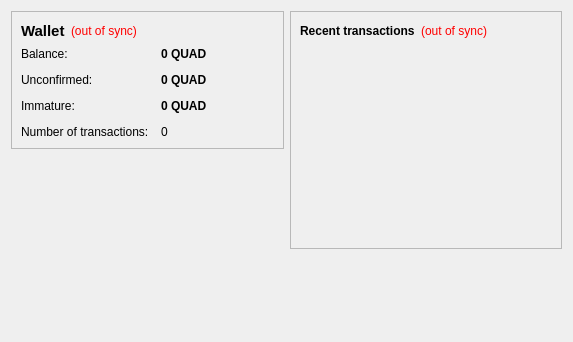
<?xml version="1.0" encoding="UTF-8"?>
<ui version="4.0">
 <class>OverviewPage</class>
 <widget class="QWidget" name="OverviewPage">
  <property name="geometry">
   <rect>
    <x>0</x>
    <y>0</y>
    <width>573</width>
    <height>342</height>
   </rect>
  </property>
  <property name="windowTitle">
   <string>Form</string>
  </property>
  <layout class="QHBoxLayout" name="horizontalLayout" stretch="1,1">
   <item>
    <layout class="QVBoxLayout" name="verticalLayout_2">
     <item>
      <widget class="QFrame" name="frame">
       <property name="frameShape">
        <enum>QFrame::StyledPanel</enum>
       </property>
       <property name="frameShadow">
        <enum>QFrame::Raised</enum>
       </property>
       <layout class="QVBoxLayout" name="verticalLayout_4">
        <item>
         <layout class="QHBoxLayout" name="horizontalLayout_4">
          <item>
           <widget class="QLabel" name="label_5">
            <property name="font">
             <font>
              <pointsize>11</pointsize>
              <weight>75</weight>
              <bold>true</bold>
             </font>
            </property>
            <property name="text">
             <string>Wallet</string>
            </property>
           </widget>
          </item>
          <item>
           <widget class="QLabel" name="labelWalletStatus">
            <property name="toolTip">
             <string>The displayed information may be out of date. Your wallet automatically synchronizes with the Quadcoin network after a connection is established, but this process has not completed yet.</string>
            </property>
            <property name="styleSheet">
             <string notr="true">QLabel { color: red; }</string>
            </property>
            <property name="text">
             <string notr="true">(out of sync)</string>
            </property>
            <property name="alignment">
             <set>Qt::AlignLeading|Qt::AlignLeft|Qt::AlignVCenter</set>
            </property>
           </widget>
          </item>
          <item>
           <spacer name="horizontalSpacer_2">
            <property name="orientation">
             <enum>Qt::Horizontal</enum>
            </property>
            <property name="sizeHint" stdset="0">
             <size>
              <width>40</width>
              <height>20</height>
             </size>
            </property>
           </spacer>
          </item>
         </layout>
        </item>
        <item>
         <layout class="QFormLayout" name="formLayout_2">
          <property name="fieldGrowthPolicy">
           <enum>QFormLayout::AllNonFixedFieldsGrow</enum>
          </property>
          <property name="horizontalSpacing">
           <number>12</number>
          </property>
          <property name="verticalSpacing">
           <number>12</number>
          </property>
          <item row="0" column="0">
           <widget class="QLabel" name="label">
            <property name="text">
             <string>Balance:</string>
            </property>
           </widget>
          </item>
          <item row="0" column="1">
           <widget class="QLabel" name="labelBalance">
            <property name="font">
             <font>
              <weight>75</weight>
              <bold>true</bold>
             </font>
            </property>
            <property name="cursor">
             <cursorShape>IBeamCursor</cursorShape>
            </property>
            <property name="toolTip">
             <string>Your current balance</string>
            </property>
            <property name="text">
             <string notr="true">0 QUAD</string>
            </property>
            <property name="textInteractionFlags">
             <set>Qt::LinksAccessibleByMouse|Qt::TextSelectableByKeyboard|Qt::TextSelectableByMouse</set>
            </property>
           </widget>
          </item>
          <item row="1" column="0">
           <widget class="QLabel" name="label_3">
            <property name="text">
             <string>Unconfirmed:</string>
            </property>
           </widget>
          </item>
          <item row="1" column="1">
           <widget class="QLabel" name="labelUnconfirmed">
            <property name="font">
             <font>
              <weight>75</weight>
              <bold>true</bold>
             </font>
            </property>
            <property name="cursor">
             <cursorShape>IBeamCursor</cursorShape>
            </property>
            <property name="toolTip">
             <string>Total of transactions that have yet to be confirmed, and do not yet count toward the current balance</string>
            </property>
            <property name="text">
             <string notr="true">0 QUAD</string>
            </property>
            <property name="textInteractionFlags">
             <set>Qt::LinksAccessibleByMouse|Qt::TextSelectableByKeyboard|Qt::TextSelectableByMouse</set>
            </property>
           </widget>
          </item>
          <item row="3" column="0">
           <widget class="QLabel" name="label_2">
            <property name="text">
             <string>Number of transactions:</string>
            </property>
           </widget>
          </item>
          <item row="3" column="1">
           <widget class="QLabel" name="labelNumTransactions">
            <property name="toolTip">
             <string>Total number of transactions in wallet</string>
            </property>
            <property name="text">
             <string notr="true">0</string>
            </property>
           </widget>
          </item>
          <item row="2" column="0">
           <widget class="QLabel" name="labelImmatureText">
            <property name="text">
             <string>Immature:</string>
            </property>
           </widget>
          </item>
          <item row="2" column="1">
           <widget class="QLabel" name="labelImmature">
            <property name="font">
             <font>
              <weight>75</weight>
              <bold>true</bold>
             </font>
            </property>
            <property name="toolTip">
             <string>Mined balance that has not yet matured</string>
            </property>
            <property name="text">
             <string notr="true">0 QUAD</string>
            </property>
            <property name="textInteractionFlags">
             <set>Qt::LinksAccessibleByMouse|Qt::TextSelectableByKeyboard|Qt::TextSelectableByMouse</set>
            </property>
           </widget>
          </item>
         </layout>
        </item>
       </layout>
      </widget>
     </item>
     <item>
      <spacer name="verticalSpacer">
       <property name="orientation">
        <enum>Qt::Vertical</enum>
       </property>
       <property name="sizeHint" stdset="0">
        <size>
         <width>20</width>
         <height>40</height>
        </size>
       </property>
      </spacer>
     </item>
    </layout>
   </item>
   <item>
    <layout class="QVBoxLayout" name="verticalLayout_3">
     <item>
      <widget class="QFrame" name="frame_2">
       <property name="frameShape">
        <enum>QFrame::StyledPanel</enum>
       </property>
       <property name="frameShadow">
        <enum>QFrame::Raised</enum>
       </property>
       <layout class="QVBoxLayout" name="verticalLayout">
        <item>
         <layout class="QHBoxLayout" name="horizontalLayout_2">
          <item>
           <widget class="QLabel" name="label_4">
            <property name="text">
             <string>&lt;b&gt;Recent transactions&lt;/b&gt;</string>
            </property>
           </widget>
          </item>
          <item>
           <widget class="QLabel" name="labelTransactionsStatus">
            <property name="toolTip">
             <string>The displayed information may be out of date. Your wallet automatically synchronizes with the Quadcoin network after a connection is established, but this process has not completed yet.</string>
            </property>
            <property name="styleSheet">
             <string notr="true">QLabel { color: red; }</string>
            </property>
            <property name="text">
             <string notr="true">(out of sync)</string>
            </property>
            <property name="alignment">
             <set>Qt::AlignRight|Qt::AlignTrailing|Qt::AlignVCenter</set>
            </property>
           </widget>
          </item>
          <item>
           <spacer name="horizontalSpacer">
            <property name="orientation">
             <enum>Qt::Horizontal</enum>
            </property>
            <property name="sizeHint" stdset="0">
             <size>
              <width>40</width>
              <height>20</height>
             </size>
            </property>
           </spacer>
          </item>
         </layout>
        </item>
        <item>
         <widget class="QListView" name="listTransactions">
          <property name="styleSheet">
           <string notr="true">QListView { background: transparent; }</string>
          </property>
          <property name="frameShape">
           <enum>QFrame::NoFrame</enum>
          </property>
          <property name="verticalScrollBarPolicy">
           <enum>Qt::ScrollBarAlwaysOff</enum>
          </property>
          <property name="horizontalScrollBarPolicy">
           <enum>Qt::ScrollBarAlwaysOff</enum>
          </property>
          <property name="selectionMode">
           <enum>QAbstractItemView::NoSelection</enum>
          </property>
         </widget>
        </item>
       </layout>
      </widget>
     </item>
     <item>
      <spacer name="verticalSpacer_2">
       <property name="orientation">
        <enum>Qt::Vertical</enum>
       </property>
       <property name="sizeHint" stdset="0">
        <size>
         <width>20</width>
         <height>40</height>
        </size>
       </property>
      </spacer>
     </item>
    </layout>
   </item>
  </layout>
 </widget>
 <resources/>
 <connections/>
</ui>
